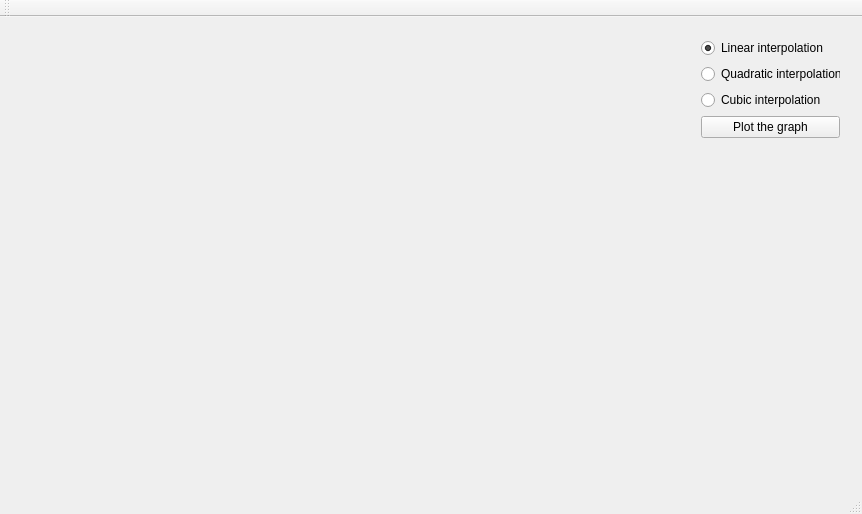
<?xml version="1.0" encoding="UTF-8"?>
<ui version="4.0">
 <class>MainWindow</class>
 <widget class="QMainWindow" name="MainWindow">
  <property name="geometry">
   <rect>
    <x>0</x>
    <y>0</y>
    <width>862</width>
    <height>514</height>
   </rect>
  </property>
  <property name="windowTitle">
   <string>Interpolation graph</string>
  </property>
  <widget class="QWidget" name="centralWidget">
   <widget class="QWidget" name="">
    <property name="geometry">
     <rect>
      <x>690</x>
      <y>10</y>
      <width>161</width>
      <height>161</height>
     </rect>
    </property>
    <layout class="QVBoxLayout" name="verticalLayout">
     <item>
      <widget class="QRadioButton" name="radioButton">
       <property name="text">
        <string>Linear interpolation</string>
       </property>
       <property name="checked">
        <bool>true</bool>
       </property>
      </widget>
     </item>
     <item>
      <widget class="QRadioButton" name="radioButton_2">
       <property name="text">
        <string>Quadratic interpolation</string>
       </property>
      </widget>
     </item>
     <item>
      <widget class="QRadioButton" name="radioButton_3">
       <property name="text">
        <string>Cubic interpolation</string>
       </property>
      </widget>
     </item>
     <item>
      <widget class="QPushButton" name="pushButton">
       <property name="text">
        <string>Plot the graph</string>
       </property>
      </widget>
     </item>
     <item>
      <spacer name="verticalSpacer">
       <property name="orientation">
        <enum>Qt::Vertical</enum>
       </property>
       <property name="sizeHint" stdset="0">
        <size>
         <width>20</width>
         <height>40</height>
        </size>
       </property>
      </spacer>
     </item>
    </layout>
   </widget>
  </widget>
  <widget class="QMenuBar" name="menuBar">
   <property name="geometry">
    <rect>
     <x>0</x>
     <y>0</y>
     <width>862</width>
     <height>21</height>
    </rect>
   </property>
  </widget>
  <widget class="QToolBar" name="mainToolBar">
   <attribute name="toolBarArea">
    <enum>TopToolBarArea</enum>
   </attribute>
   <attribute name="toolBarBreak">
    <bool>false</bool>
   </attribute>
  </widget>
  <widget class="QStatusBar" name="statusBar"/>
 </widget>
 <layoutdefault spacing="6" margin="11"/>
 <resources/>
 <connections/>
</ui>
